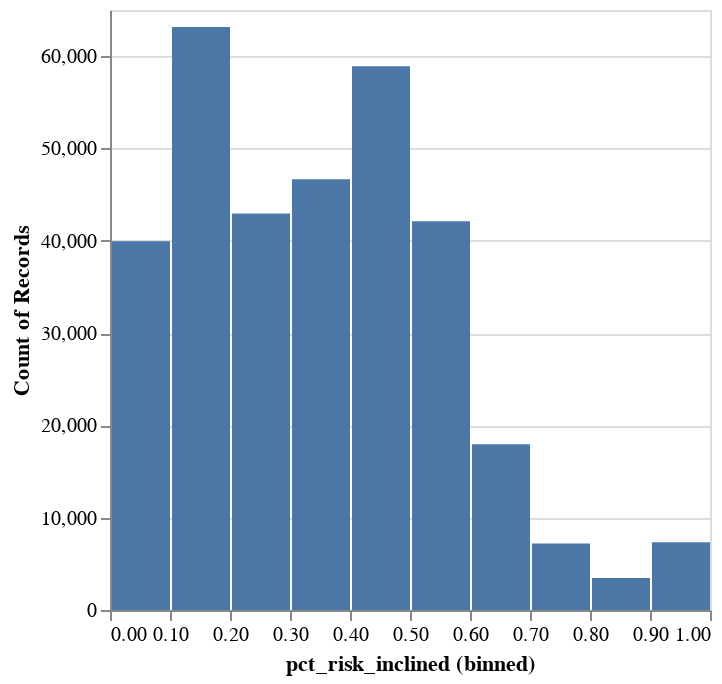

This figure's notebook cell:
### Code cell
import altair as alt

alt.data_transformers.enable("vegafusion")

alt.Chart(df).mark_bar().encode(
    x=alt.X('pct_risk_inclined', bin=True),
    y='count()'
)

### Figure 1 — Vega specification as saved in the notebook (floating-point values rounded to 4 significant figures)
{"$schema": "https://vega.github.io/schema/vega/v5.json", "data": [{"name": "source_0", "values": [{"__count": 42944, "bin_maxbins_10_pct_risk_inclined": 0.2, "bin_maxbins_10_pct_risk_inclined_end": 0.3}, {"__count": 58894, "bin_maxbins_10_pct_risk_inclined": 0.4, "bin_maxbins_10_pct_risk_inclined_end": 0.5}, {"__count": 39941, "bin_maxbins_10_pct_risk_inclined": 0.0, "bin_maxbins_10_pct_risk_inclined_end": 0.1}, {"__count": 46653, "bin_maxbins_10_pct_risk_inclined": 0.3, "bin_maxbins_10_pct_risk_inclined_end": 0.4}, {"__count": 42114, "bin_maxbins_10_pct_risk_inclined": 0.5, "bin_maxbins_10_pct_risk_inclined_end": 0.6}, {"__count": 63157, "bin_maxbins_10_pct_risk_inclined": 0.1, "bin_maxbins_10_pct_risk_inclined_end": 0.2}, {"__count": 3476, "bin_maxbins_10_pct_risk_inclined": 0.8, "bin_maxbins_10_pct_risk_inclined_end": 0.9}, {"__count": 7337, "bin_maxbins_10_pct_risk_inclined": 0.9, "bin_maxbins_10_pct_risk_inclined_end": 1.0}, {"__count": 17955, "bin_maxbins_10_pct_risk_inclined": 0.6, "bin_maxbins_10_pct_risk_inclined_end": 0.7}, {"__count": 7194, "bin_maxbins_10_pct_risk_inclined": 0.7, "bin_maxbins_10_pct_risk_inclined_end": 0.8}]}, {"name": "source_0_y_domain___count", "values": [{"min": 3476, "max": 63157}]}], "signals": [{"name": "bin_maxbins_10_pct_risk_inclined_bins", "value": {"fields": ["pct_risk_inclined"], "fname": "bin_pct_risk_inclined", "start": 0.0, "step": 0.1, "stop": 1.0}}], "marks": [{"type": "rect", "name": "marks", "from": {"data": "source_0"}, "encode": {"update": {"fill": {"value": "#4c78a8"}, "x": {"field": "bin_maxbins_10_pct_risk_inclined_end", "scale": "x", "offset": {"signal": "0.5 + (abs(scale(\"x\", datum[\"bin_maxbins_10_pct_risk_inclined_end\"]) - scale(\"x\", datum[\"bin_maxbins_10_pct_risk_inclined\"])) < 0.25 ? 0.5 * (0.25 - (abs(scale(\"x\", datum[\"bin_maxbins_10_pct_risk_inclined_end\"]) - scale(\"x\", datum[\"bin_maxbins_10_pct_risk_inclined\"])))) : -0.5)"}}, "y2": {"value": 0, "scale": "y"}, "x2": {"field": "bin_maxbins_10_pct_risk_inclined", "scale": "x", "offset": {"signal": "0.5 + (abs(scale(\"x\", datum[\"bin_maxbins_10_pct_risk_inclined_end\"]) - scale(\"x\", datum[\"bin_maxbins_10_pct_risk_inclined\"])) < 0.25 ? -0.5 * (0.25 - (abs(scale(\"x\", datum[\"bin_maxbins_10_pct_risk_inclined_end\"]) - scale(\"x\", datum[\"bin_maxbins_10_pct_risk_inclined\"])))) : 0.5)"}}, "y": {"field": "__count", "scale": "y"}}}, "style": ["bar"]}], "scales": [{"name": "x", "type": "linear", "domain": {"signal": "[bin_maxbins_10_pct_risk_inclined_bins.start, bin_maxbins_10_pct_risk_inclined_bins.stop]"}, "range": [0, {"signal": "width"}], "bins": {"signal": "bin_maxbins_10_pct_risk_inclined_bins"}, "zero": false}, {"name": "y", "type": "linear", "domain": [{"signal": "(data(\"source_0_y_domain___count\")[0] || {}).min"}, {"signal": "(data(\"source_0_y_domain___count\")[0] || {}).max"}], "range": [{"signal": "height"}, 0], "nice": true, "zero": true}], "axes": [{"scale": "y", "labels": false, "gridScale": "x", "maxExtent": 0, "grid": true, "domain": false, "minExtent": 0, "ticks": false, "zindex": 0, "aria": false, "tickCount": {"signal": "ceil(height/40)"}, "orient": "left"}, {"scale": "x", "zindex": 0, "labelOverlap": true, "tickCount": {"signal": "ceil(width/10)"}, "labelFlush": true, "title": "pct_risk_inclined (binned)", "grid": false, "orient": "bottom"}, {"scale": "y", "labelOverlap": true, "orient": "left", "zindex": 0, "tickCount": {"signal": "ceil(height/40)"}, "grid": false, "title": "Count of Records"}], "padding": 5, "height": 300, "width": 300, "background": "white", "style": "cell"}
